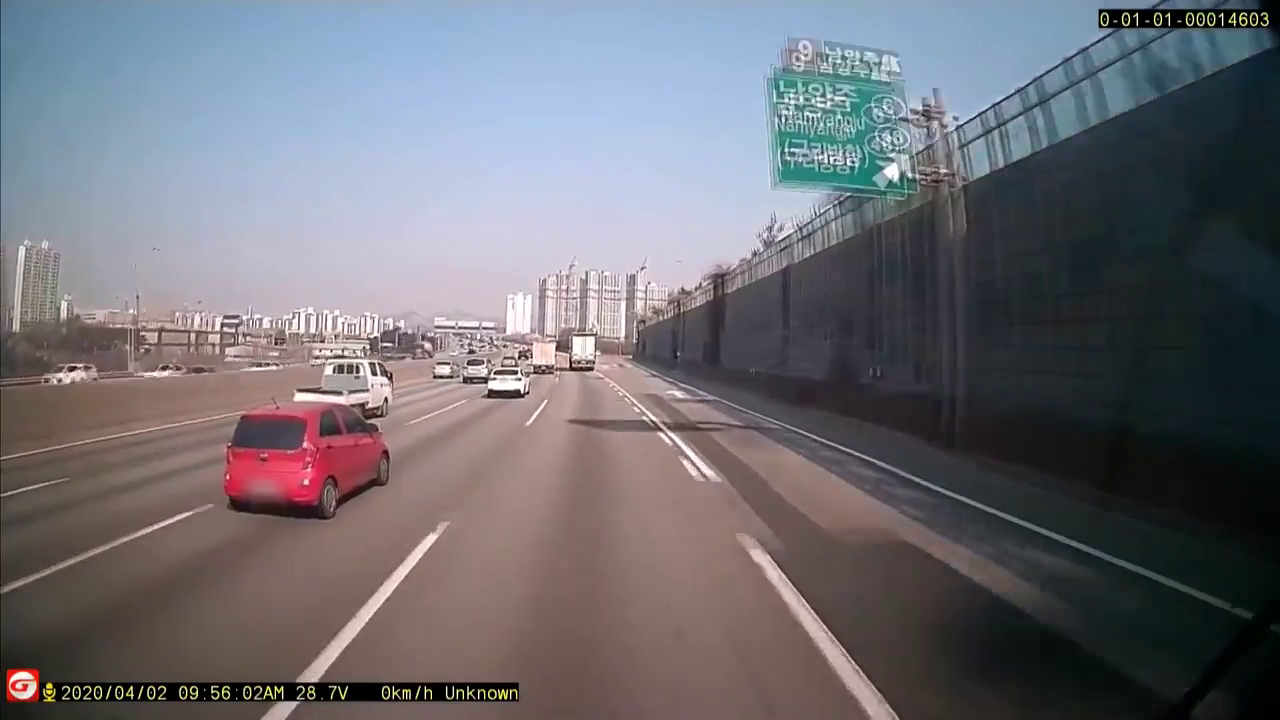
#> input picture frame 49 of html - 태형/video/123.mp4, 1280 x 720 px
$ python v_roi.py
#> lines starting #> are read from the running program, lines starting #| are printed output that depends on the picture; after the words box and inside, x2 and y2 are one past the last pixel; in counts of white or black regions, pixels touching at a corner belong together
#
# 차선인식 ver2 + 사진 ver 이용해 v-roi 생성해보기

import cv2
import copy
import sys
import math
import cv2 as cv
import numpy as np

def region_of_interest(img, vertices):
    mask=np.zeros_like(img)

    if len(img.shape) > 2:
        channel_count = img.shape[2]
        ignore_mask_color = (255,) * channel_count
    else :
        ignore_mask_color = 255

    cv2.fillPoly(mask, vertices, ignore_mask_color)

    masked_image = cv2.bitwise_and(img, mask)
    return masked_image

def grayscale(img):
    return cv2.cvtColor(img, cv2.COLOR_RGB2GRAY)

def mark_img(img, blue_threshold=200, green_threshold=200, red_threshold=200): # 흰색 차선 찾기

    #  BGR 제한 값
    bgr_threshold = [blue_threshold, green_threshold, red_threshold]

    # BGR 제한 값보다 작으면 검은색으로
    thresholds = (img[:,:,0] < bgr_threshold[0]) \
                | (img[:,:,1] < bgr_threshold[1]) \
                | (img[:,:,2] < bgr_threshold[2])
    mark[thresholds] = [0,0,0]
    return mark

def gaussian_blur(img, kernel_size):
    return cv2.GaussianBlur(img, (kernel_size, kernel_size), 0)


cap = cv2.VideoCapture("C:/Users/user/Downloads/123.mp4") # 동영상 불러오기

while(cap.isOpened()):
    ret, img = cap.read()
#> img is the input picture: shape (720, 1280, 3); mean B, G, R 115.7, 109.1, 110.2

    if ret == True :
        img = cv2.resize(img, (1280, 720))

        height, width = img.shape[:2] # 이미지 높이, 너비
#> height = 720; width = 1280

        # 사다리꼴 모형의 Points
        imshape = img.shape
#> imshape = (720, 1280, 3)
        gray = grayscale(img)
#> in grayscale, `return cv2.cvtColor(img, cv2.COLOR_RGB2GRAY)`:
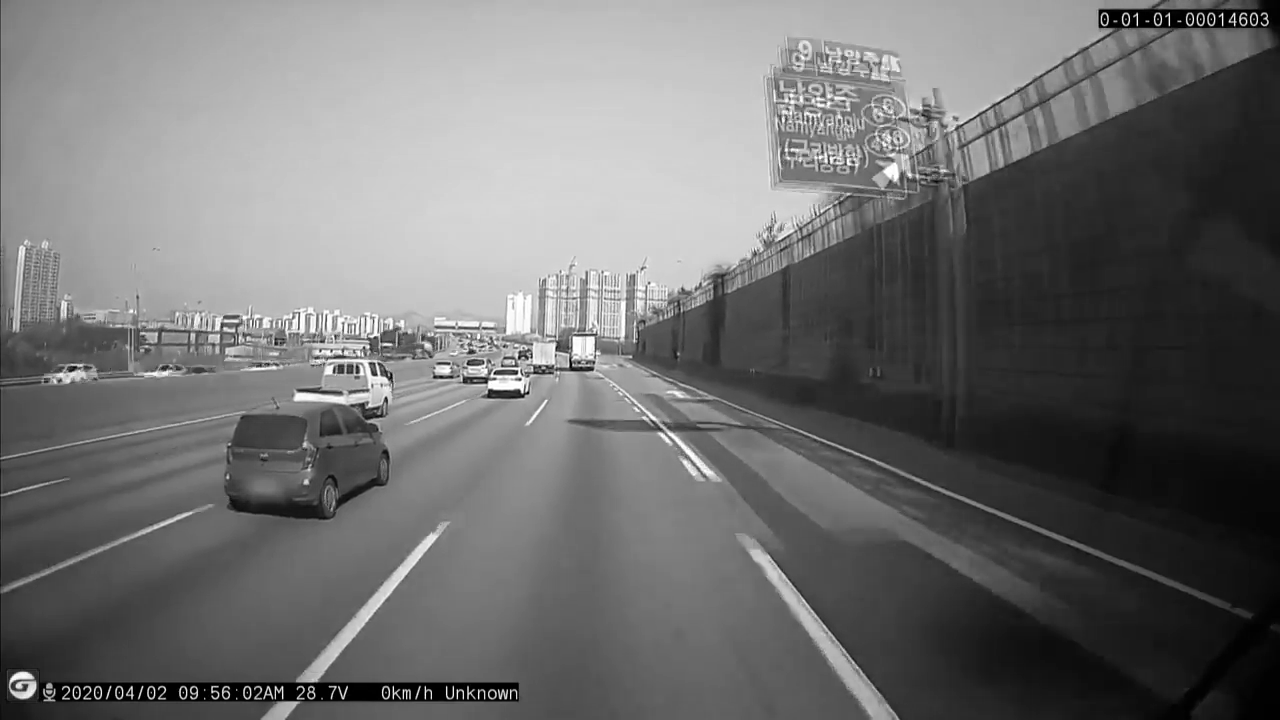
#> returned value: shape (720, 1280); min 0, max 255, mean 111.2

        kernel_size = 5
        blur_gray = gaussian_blur(gray, kernel_size)


        vertices_l = np.array([[(100,imshape[0]),
                     (300, 350),
                     (600, 350),
                     (400, imshape[0])]], dtype=np.int32)

        vertices_r = np.array([[(imshape[1]-400,imshape[0]),
                     (imshape[1]-600, 350),
                     (imshape[1]-300, 350),
                     (imshape[1]-100, imshape[0])]], dtype=np.int32)

        low_threshold = 50
        high_threshold = 200
        edges = cv2.Canny(blur_gray, low_threshold, high_threshold)
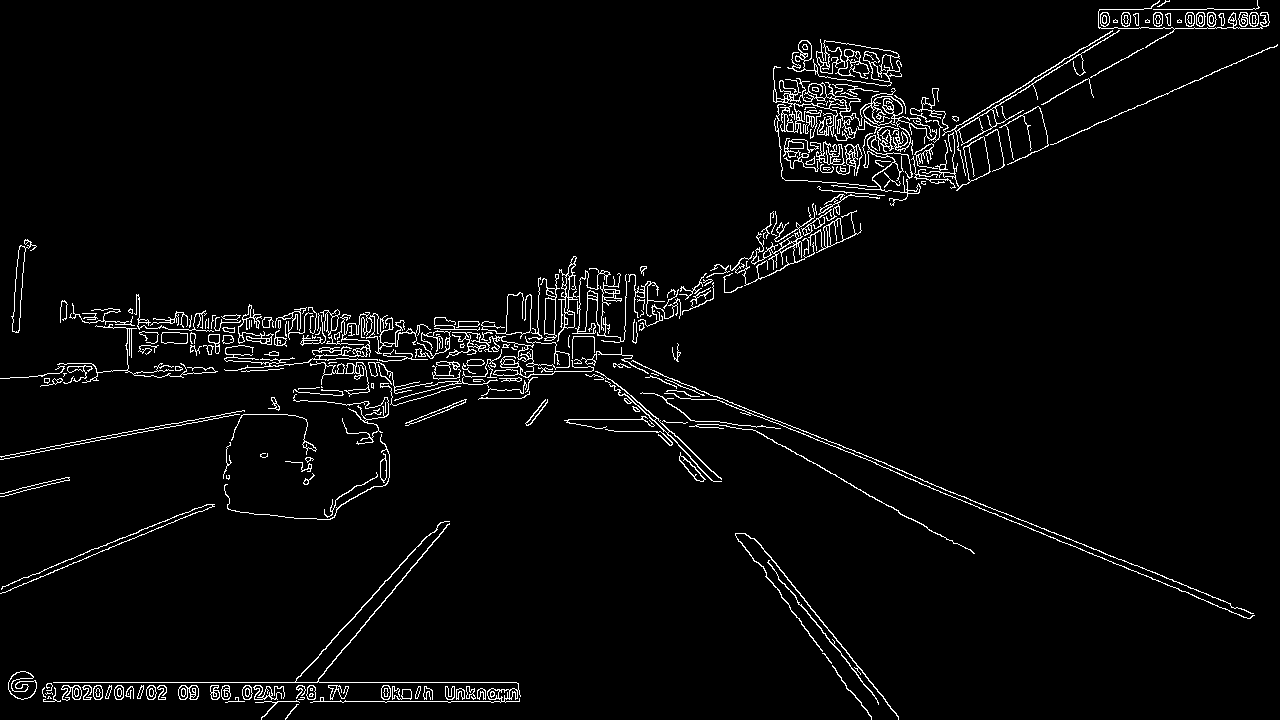
#> edges: shape (720, 1280); 3.4% white in thin lines or dots


        mask_l = region_of_interest(edges, vertices_l)
#> in region_of_interest, `cv2.fillPoly(mask, vertices, ignore_mask_color)`: mask: shape (720, 1280); 12.1% white; 1 white region, box (x1, y1, x2, y2) and area: (100, 350, 601, 720) 111370
#> in region_of_interest, `masked_image = cv2.bitwise_and(img, mask)`: masked_image: shape (720, 1280); 0.68% white in thin lines or dots, all inside (x1, y1, x2, y2) = (114, 350, 600, 720)
        mask_r = region_of_interest(edges, vertices_r)
#> in region_of_interest (call 2), `cv2.fillPoly(mask, vertices, ignore_mask_color)`: mask: shape (720, 1280); 12.1% white; 1 white region, box (x1, y1, x2, y2) and area: (680, 350, 1181, 720) 111370
#> in region_of_interest (call 2), `masked_image = cv2.bitwise_and(img, mask)`:
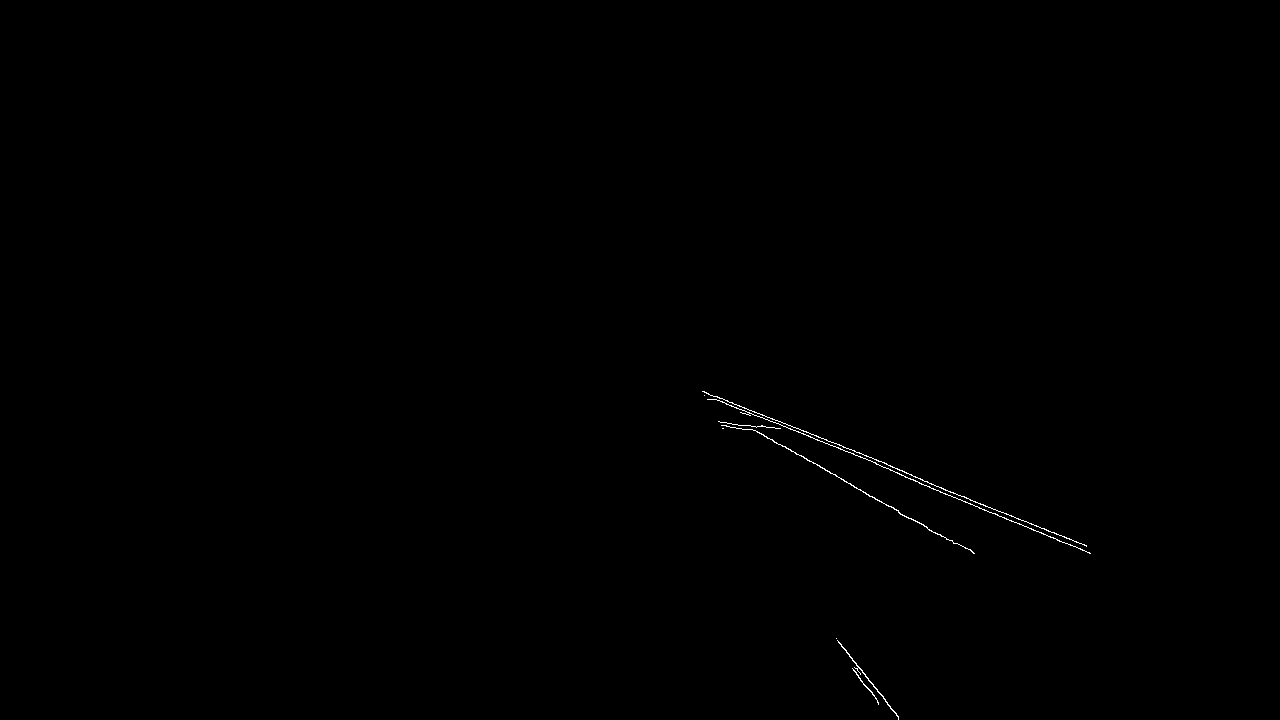
#> masked_image: shape (720, 1280); 0.17% white in thin lines or dots, all inside (x1, y1, x2, y2) = (702, 391, 1091, 720)

        mask = mask_l + mask_r
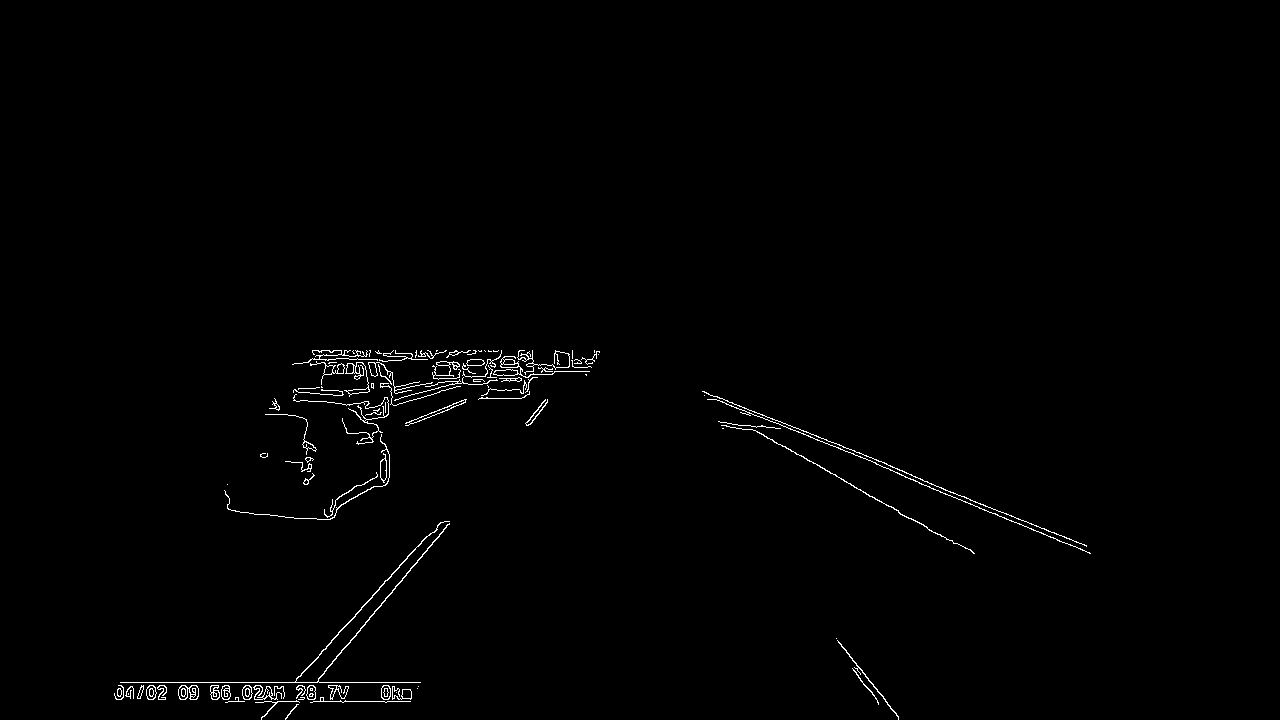
#> mask: shape (720, 1280); 0.84% white in thin lines or dots, all inside (x1, y1, x2, y2) = (114, 350, 1091, 720)

        verti = vertices_l + vertices_r
#> (the run stopped early here; a loop or call above may not have finished)

$ run again, starting later in the video
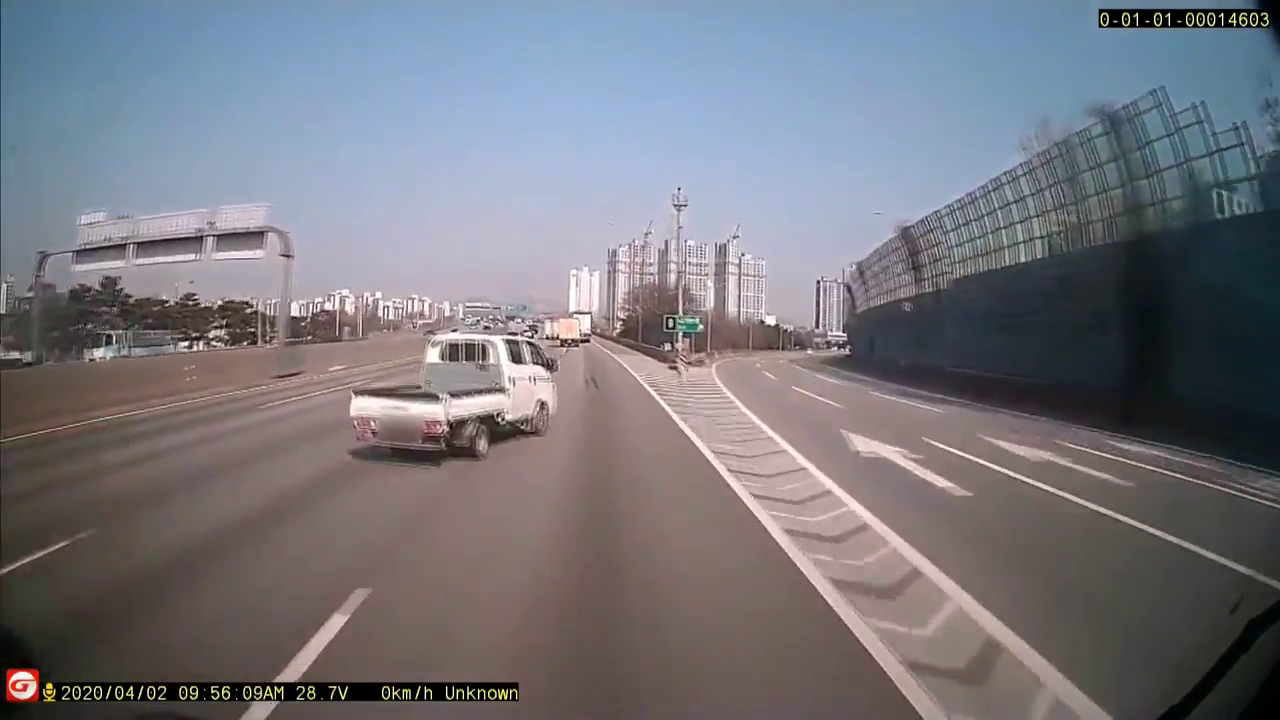
#> input picture frame 222 of html - 태형/video/123.mp4, 1280 x 720 px
#> img is the input picture: shape (720, 1280, 3); mean B, G, R 125.8, 118.2, 118.5
#> `edges = cv2.Canny(blur_gray, low_threshold, high_threshold)`:
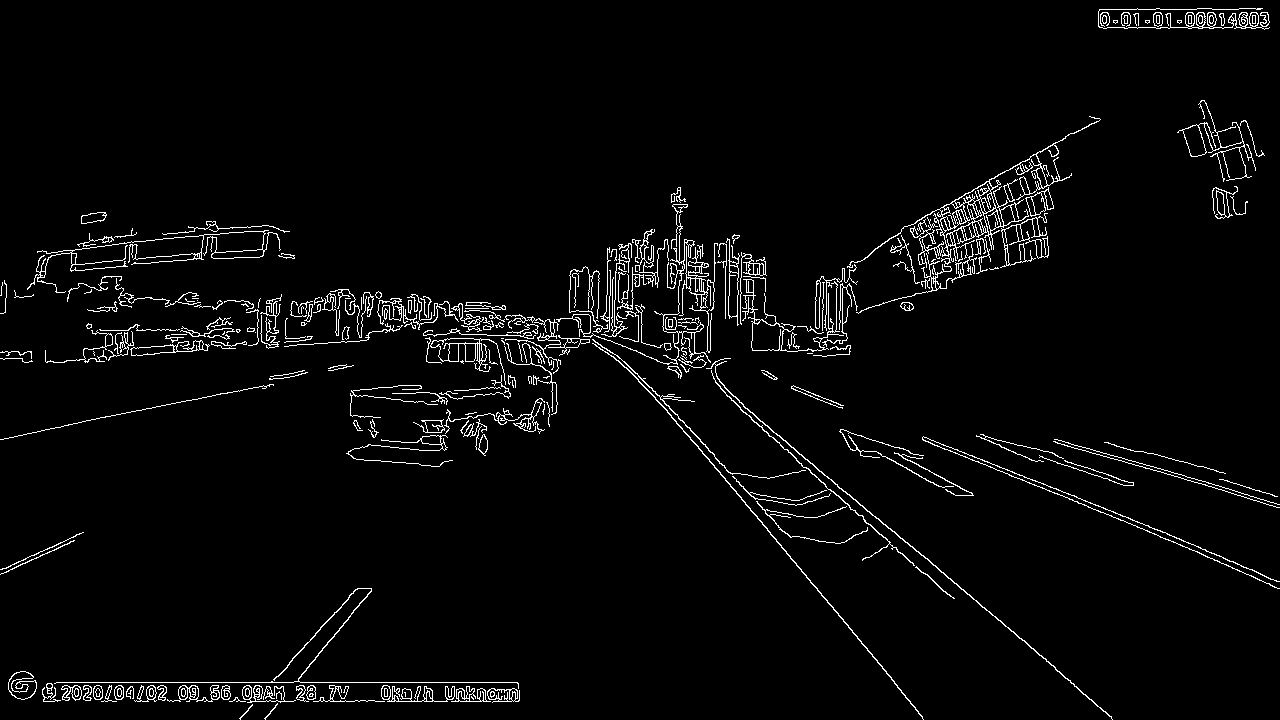
#> edges: shape (720, 1280); 3.3% white in thin lines or dots
#> masked_image: shape (720, 1280); 0.5% white in thin lines or dots, all inside (x1, y1, x2, y2) = (110, 350, 570, 720)
#> masked_image: shape (720, 1280); 0.36% white in thin lines or dots, all inside (x1, y1, x2, y2) = (681, 350, 1113, 720)
#> `mask = mask_l + mask_r`:
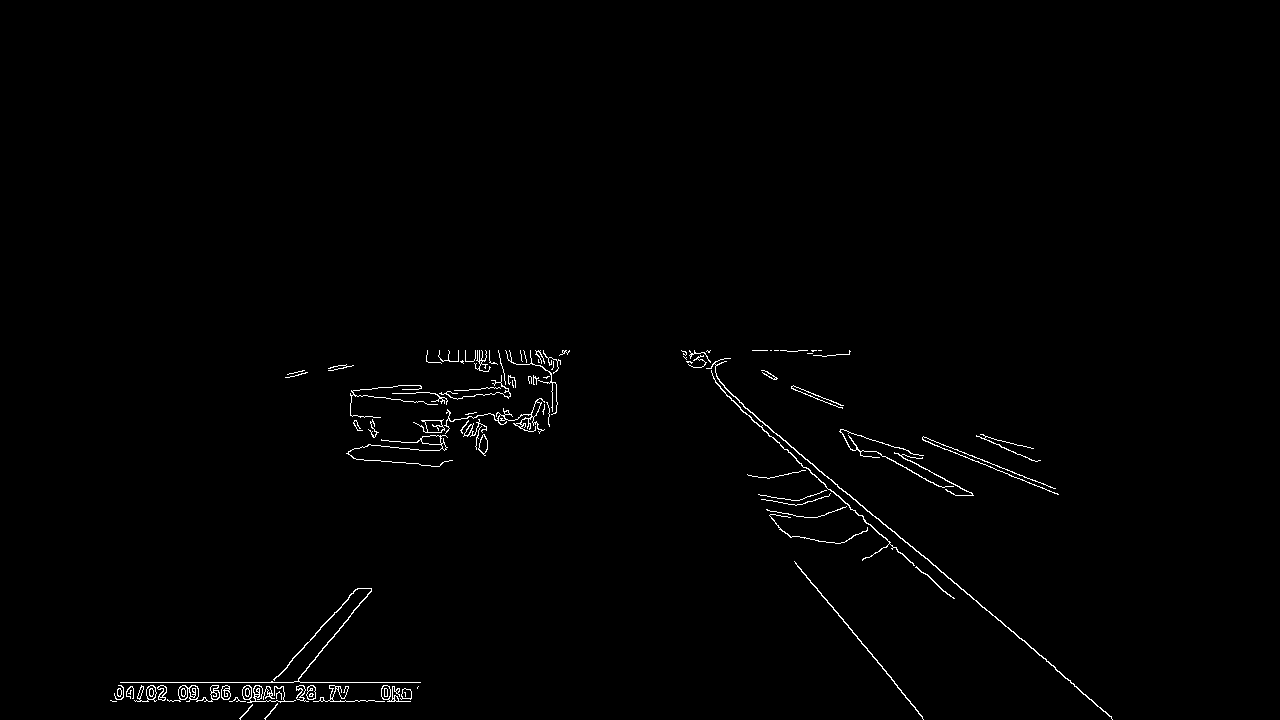
#> mask: shape (720, 1280); 0.87% white in thin lines or dots, all inside (x1, y1, x2, y2) = (110, 350, 1113, 720)
